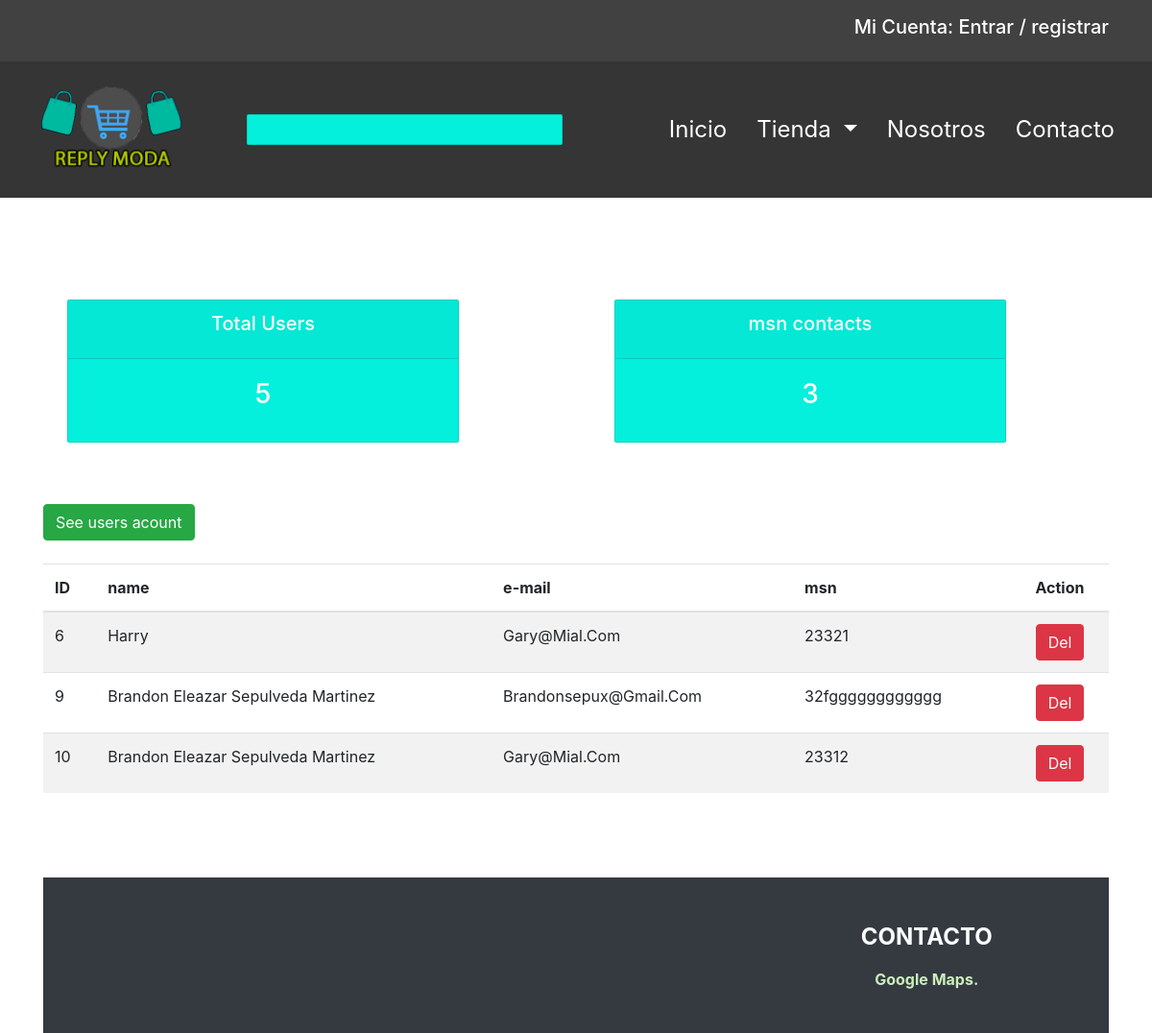
/contactcrud/ (upper part), run on an earlier commit of the app's database.
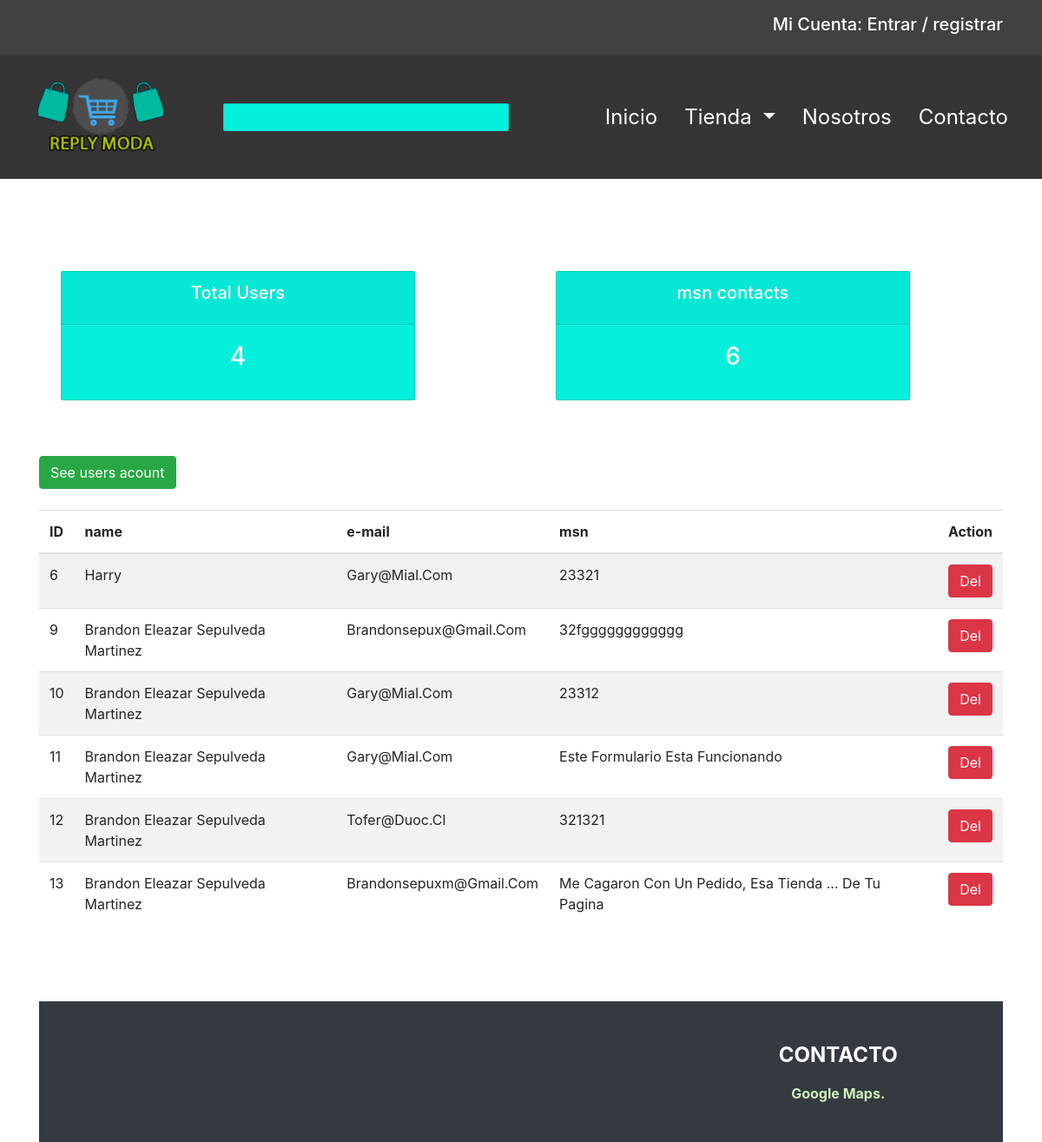
And on a later commit of the database.
### core/models.py (models this page shows, shortened)
class usercontact(models.Model):
    name = models.CharField( max_length=50)
    email = models.CharField( max_length=50)
    msn = models.CharField( max_length=300)

### core/views.py (the view)
# urls.py: path("contactcrud/", views.contactcrud , name="contactcrud"), #listar
def contactcrud(request): #listar
    contacts = usercontact.objects.all()
    users = user.objects.all()
    numusers = users.count()
    numcontacts = contacts.count()
    data = {
        'ucontacts' : contacts, 'nusers' : numusers, 'ncontacts' : numcontacts
    }
    return render(request, 'web/contactcrud.html', data)

### core/templates/web/contactcrud.html (shortened to what this page needs)
{% extends 'web/base.html' %}
{% load static %}
{% block contenido %}
    <br>
    <br>
    <div class="container">
      <br>
      {%  include 'web/status.html' %}
      <br>
      <a href="{% url 'userscrud' %}" class="btn btn-success btn-xs pull-right">See users acount<b></b> </a>
      <br>
          <table class="table table-striped custab">
            <thead>
                <tr>
                <br>
                    <th>ID</th>
                    <th>name</th>
                    <th>e-mail</th>
                    <th>msn</th>
                    <th class="text-center">Action</th>
                </tr>
            </thead>
            {% for c in ucontacts %}
            <tr>
              <td>{{ c.id | title}}</td>
              <td>{{ c.name | title}}</td>
              <td>{{ c.email | title}}</td>
              <td>{{ c.msn | title}}</td>
              <td class="text-center">
              <a href="{% url 'lcontdel' c.id%}" class="btn btn-danger btn-xs"> Del</a> </td>
            </tr>
            {% endfor %}
          </table>
        <br>
    <br>
    <br>
{% endblock contenido %}

What changed in the data, as far as the page shows it:
added usercontact: id "11", name "Brandon Eleazar Sepulveda Martinez", email "Gary@Mial.Com", msn "Este Formulario Esta Funcionando"
added usercontact: id "12", name "Brandon Eleazar Sepulveda Martinez", email "Tofer@Duoc.Cl", msn "321321"
added usercontact: id "13", name "Brandon Eleazar Sepulveda Martinez", email "Brandonsepuxm@Gmail.Com", msn "Me Cagaron Con Un Pedido, Esa Tienda ... De Tu Pagina"
Also different on the page:
{{ nusers }}: "5" → "4"
{{ ncontacts }}: "3" → "6"
